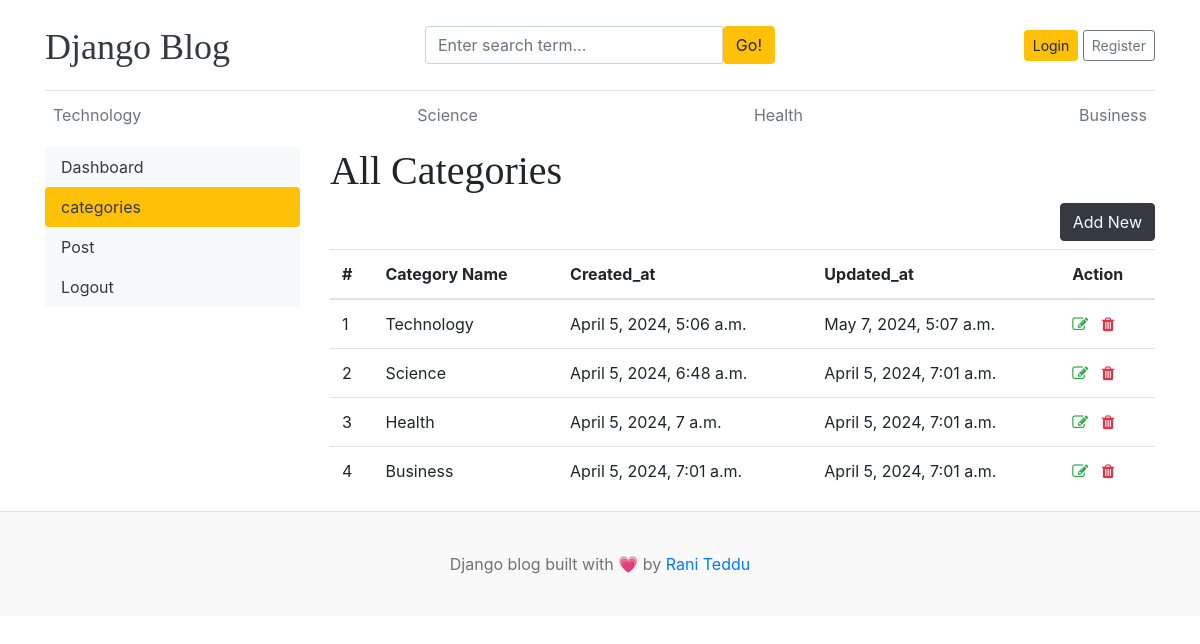
/dashboard/categories/, run on the app's committed database.
### blogs/models.py (models this page shows)
class Category(models.Model):
    category_name = models.CharField(max_length=100, unique=True)
    created_at = models.DateTimeField(auto_now_add=True)
    updated_at = models.DateTimeField(auto_now=True)
    def __str__(self):
        return self.category_name
    class Meta:
        verbose_name_plural = 'Categories'

### dashboard/views.py (the view)
# urls.py: path('categories/', views.categories, name='categories'),
def categories(request):
    return render(request, 'dashboard/categories.html')

### blogs/context_processors.py (called while the page is built)
def get_categories(request):
    categories = Category.objects.all()
    return dict(categories=categories)

def get_sociallinks(request):
    social_links = SocialLink.objects.all()
    return dict(social_links=social_links)

### template/dashboard/categories.html (shortened to what this page needs)
{% extends 'base.html' %}
{% block content %}
<div class="container">
    <div class="row">
    {% include 'dashboard/side.html' %}
    <div class="col-md-9">
        <h1>All Categories</h1>
        <a href="{% url 'add_category' %}" class="btn btn-dark text-light float-right mb-2">Add New</a>
        <table class="table table-hover">
            <thead>
              <tr>
                <th scope="col">#</th>
                <th scope="col">Category Name</th>
                <th scope="col">Created_at</th>
                <th scope="col">Updated_at</th>
                <th scope="col">Action</th>
              </tr>
            </thead>
            <tbody>
            {% for cat in categories %}
              <tr>
                <td>{{ forloop.counter }}</td>
                <td>{{ cat }}</td>
                <td>{{ cat.created_at }}</td>
                <td>{{ cat.updated_at }}</td>
                <td>
                    <a href="{% url 'edit_category' cat.id %}" ><i class="fa fa-edit text-success"></i></a>
                    <a href="{% url 'delete_category' cat.id %}"><i class="fa fa-trash text-danger"></i></a>
                </td>
              </tr>
            {% endfor %}
            </tbody>
          </table>
    </div>
    </div>
</div>
{% endblock %}

### template/base.html (shortened to what this page needs)
{% load static %}
<!DOCTYPE html>
<html lang="en">
<head>
    <link href="https://getbootstrap.com/docs/4.0/dist/css/bootstrap.min.css" rel="stylesheet">
    <link href="{% static 'css/blog.css' %}" rel="stylesheet">
    <link rel="stylesheet" href="https://cdnjs.cloudflare.com/ajax/libs/font-awesome/4.7.0/css/font-awesome.min.css">
  </head>
<body>
    <div class="container">
      <header class="blog-header py-3">
        <div class="row flex-nowrap justify-content-between align-items-center">
          <div class="col-4 pt-1">
            <a class="blog-header-logo text-dark" href="/">Django Blog</a>
          </div>
          <div class="col-4">
            <form action="{% url 'search' %}" method="GET">
              <div class="input-group">
                <input class="form-control" type="text" value="{{ keyword }}" placeholder="Enter search term..." name="keyword" aria-label="Enter search term..." aria-describedby="button-search" />
                <button class="btn btn-warning" type="submit" id="button-search" type="button">Go!</button>
              </div>
            </form>
          </div>
          <div class="col-4 d-flex justify-content-end align-items-center">
            {% if not user.is_authenticated%}
            <a class="btn btn-sm btn-warning" href="{% url 'login' %}">Login</a> &nbsp;
            <a class="btn btn-sm btn-outline-secondary" href="{% url 'register' %}">Register</a>
            {% else %}
            <span><a href="{% url 'dashboard' %}">Dasboard</a></span>
            &nbsp;
            <span><a href="{% url 'logout' %}">Logout</a></span>
            {% endif %}
          </div>
        </div>
      </header>
      <div class="nav-scroller py-1 mb-2">
        <nav class="nav d-flex justify-content-between">
          {% for cat in categories %}
          <a class="p-2 text-muted" href="{% url 'posts_by_category' cat.id %}">{{ cat.category_name }}</a>
          {% endfor %}
        </nav>
      </div>
    </div>
{% block content %}
{% endblock %}
  <footer class="blog-footer text-center">
        <p>Django blog built with 💗 by <a href="#">Rani Teddu</a></p>
    </footer>
</body>
</html>

### blog_main/static/css/blog.css (style rules this page uses)
.blog-header { border-bottom: 1px solid #e5e5e5; }
.blog-header-logo { font-family: "Playfair Display", Georgia, "Times New Roman", serif; font-size: 2.25rem; }
h1, h2, h3, h4, h5, h6 { font-family: "Playfair Display", Georgia, "Times New Roman", serif; }
.blog-footer { padding: 2.5rem 0; color: #727272; text-align: center; background-color: #f9f9f9; border-top: .05rem solid #e5e5e5; }
.blog-footer p:last-child { margin-bottom: 0; }

### data on the page
Category: category_name "Technology", created_at "April 5, 2024, 5:06 a.m.", updated_at "May 7, 2024, 5:07 a.m."
Category: category_name "Science", created_at "April 5, 2024, 6:48 a.m.", updated_at "April 5, 2024, 7:01 a.m."
Category: category_name "Health", created_at "April 5, 2024, 7 a.m.", updated_at "April 5, 2024, 7:01 a.m."
Category: category_name "Business", created_at "April 5, 2024, 7:01 a.m.", updated_at "April 5, 2024, 7:01 a.m."
